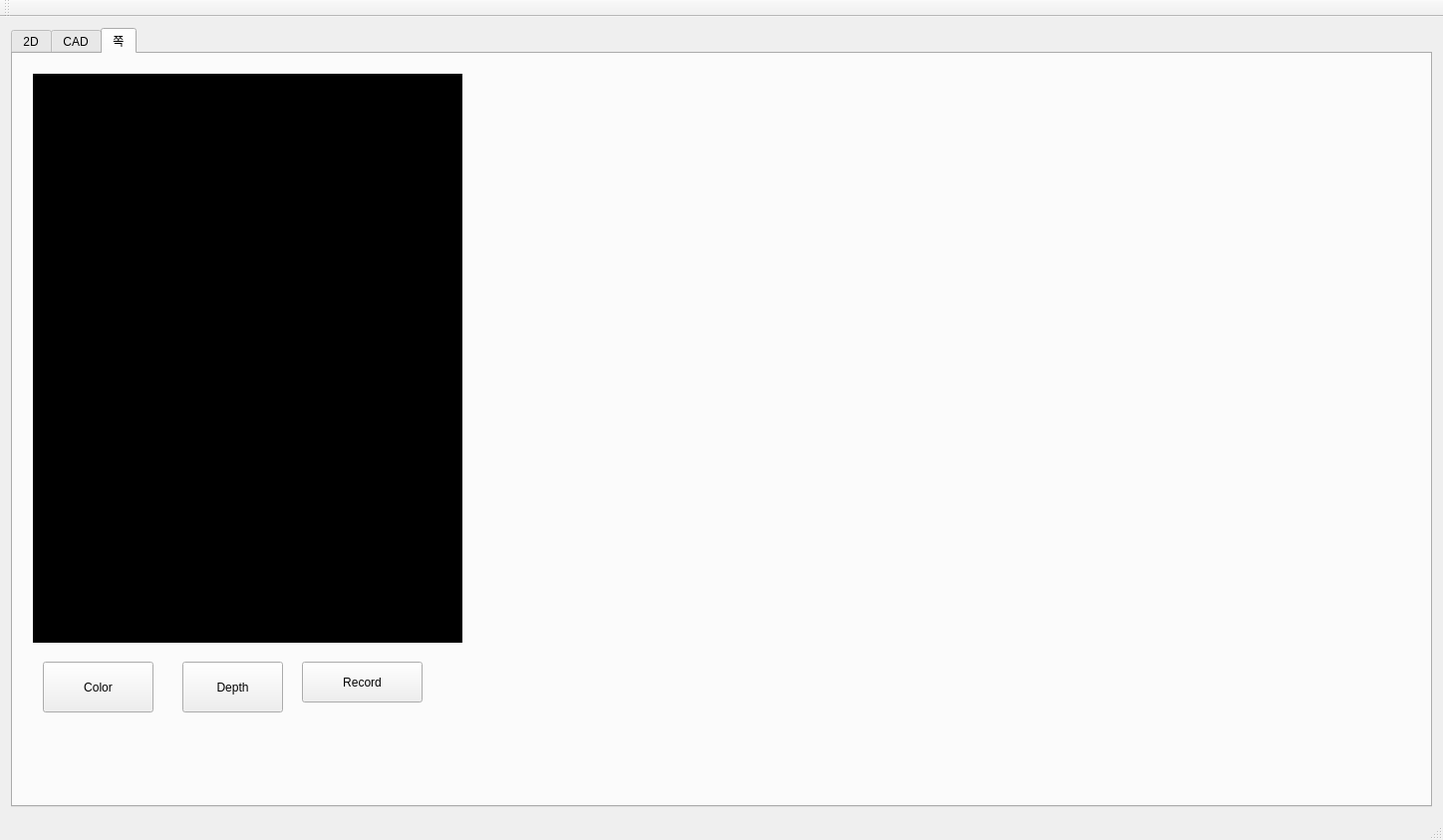
<?xml version="1.0" encoding="UTF-8"?>
<ui version="4.0">
 <class>IOModuleClass</class>
 <widget class="QMainWindow" name="IOModuleClass">
  <property name="geometry">
   <rect>
    <x>0</x>
    <y>0</y>
    <width>1448</width>
    <height>843</height>
   </rect>
  </property>
  <property name="windowTitle">
   <string>IOModule</string>
  </property>
  <widget class="QWidget" name="centralWidget">
   <layout class="QHBoxLayout" name="horizontalLayout">
    <item>
     <widget class="QTabWidget" name="rsWidget">
      <property name="currentIndex">
       <number>2</number>
      </property>
      <widget class="QWidget" name="widget">
       <attribute name="title">
        <string>2D</string>
       </attribute>
       <layout class="QVBoxLayout" name="verticalLayout_2" stretch="1,20,1">
        <item>
         <layout class="QHBoxLayout" name="horizontalLayout_11" stretch="0,5,1">
          <item>
           <widget class="QLabel" name="label">
            <property name="font">
             <font>
              <pointsize>10</pointsize>
              <weight>50</weight>
              <bold>false</bold>
             </font>
            </property>
            <property name="text">
             <string>Path : </string>
            </property>
           </widget>
          </item>
          <item>
           <widget class="QTextBrowser" name="PathEdit_2d">
            <property name="sizePolicy">
             <sizepolicy hsizetype="Ignored" vsizetype="Ignored">
              <horstretch>0</horstretch>
              <verstretch>0</verstretch>
             </sizepolicy>
            </property>
            <property name="verticalScrollBarPolicy">
             <enum>Qt::ScrollBarAlwaysOff</enum>
            </property>
           </widget>
          </item>
          <item>
           <widget class="QPushButton" name="LoadBtn_2d">
            <property name="sizePolicy">
             <sizepolicy hsizetype="Ignored" vsizetype="Ignored">
              <horstretch>0</horstretch>
              <verstretch>0</verstretch>
             </sizepolicy>
            </property>
            <property name="text">
             <string>Load</string>
            </property>
           </widget>
          </item>
         </layout>
        </item>
        <item>
         <widget class="QFrame" name="Viewer_2d">
          <property name="styleSheet">
           <string notr="true">background-color: rgb(0, 0, 0);</string>
          </property>
          <property name="frameShape">
           <enum>QFrame::StyledPanel</enum>
          </property>
          <property name="frameShadow">
           <enum>QFrame::Raised</enum>
          </property>
         </widget>
        </item>
        <item>
         <layout class="QHBoxLayout" name="horizontalLayout_12" stretch="5,1,1">
          <item>
           <spacer name="horizontalSpacer_6">
            <property name="orientation">
             <enum>Qt::Horizontal</enum>
            </property>
            <property name="sizeHint" stdset="0">
             <size>
              <width>368</width>
              <height>20</height>
             </size>
            </property>
           </spacer>
          </item>
          <item>
           <widget class="QPushButton" name="CapSaveBtn_2d">
            <property name="enabled">
             <bool>false</bool>
            </property>
            <property name="sizePolicy">
             <sizepolicy hsizetype="Minimum" vsizetype="Ignored">
              <horstretch>0</horstretch>
              <verstretch>0</verstretch>
             </sizepolicy>
            </property>
            <property name="text">
             <string>Save (Capture)</string>
            </property>
           </widget>
          </item>
          <item>
           <widget class="QPushButton" name="SaveBtn_2d">
            <property name="enabled">
             <bool>false</bool>
            </property>
            <property name="sizePolicy">
             <sizepolicy hsizetype="Ignored" vsizetype="Ignored">
              <horstretch>0</horstretch>
              <verstretch>0</verstretch>
             </sizepolicy>
            </property>
            <property name="text">
             <string>Save (Origin)</string>
            </property>
           </widget>
          </item>
         </layout>
        </item>
       </layout>
      </widget>
      <widget class="QWidget" name="widget_3">
       <attribute name="title">
        <string>CAD</string>
       </attribute>
       <widget class="QFrame" name="Viewer_cad_1">
        <property name="geometry">
         <rect>
          <x>10</x>
          <y>80</y>
          <width>431</width>
          <height>571</height>
         </rect>
        </property>
        <property name="styleSheet">
         <string notr="true">background-color: rgb(0, 0, 0);</string>
        </property>
        <property name="frameShape">
         <enum>QFrame::StyledPanel</enum>
        </property>
        <property name="frameShadow">
         <enum>QFrame::Raised</enum>
        </property>
       </widget>
       <widget class="QFrame" name="Viewer_cad_2">
        <property name="geometry">
         <rect>
          <x>490</x>
          <y>80</y>
          <width>431</width>
          <height>571</height>
         </rect>
        </property>
        <property name="styleSheet">
         <string notr="true">background-color: rgb(0, 0, 0);</string>
        </property>
        <property name="frameShape">
         <enum>QFrame::StyledPanel</enum>
        </property>
        <property name="frameShadow">
         <enum>QFrame::Raised</enum>
        </property>
       </widget>
       <widget class="QFrame" name="Viewer_cad_3">
        <property name="geometry">
         <rect>
          <x>980</x>
          <y>80</y>
          <width>431</width>
          <height>571</height>
         </rect>
        </property>
        <property name="styleSheet">
         <string notr="true">background-color: rgb(0, 0, 0);</string>
        </property>
        <property name="frameShape">
         <enum>QFrame::StyledPanel</enum>
        </property>
        <property name="frameShadow">
         <enum>QFrame::Raised</enum>
        </property>
       </widget>
       <widget class="QPushButton" name="LoadBtn_cad_2">
        <property name="geometry">
         <rect>
          <x>858</x>
          <y>8</y>
          <width>61</width>
          <height>31</height>
         </rect>
        </property>
        <property name="sizePolicy">
         <sizepolicy hsizetype="Ignored" vsizetype="Ignored">
          <horstretch>0</horstretch>
          <verstretch>0</verstretch>
         </sizepolicy>
        </property>
        <property name="maximumSize">
         <size>
          <width>136</width>
          <height>16777215</height>
         </size>
        </property>
        <property name="text">
         <string>Load</string>
        </property>
       </widget>
       <widget class="QTextBrowser" name="PathEdit_cad_2">
        <property name="geometry">
         <rect>
          <x>532</x>
          <y>10</y>
          <width>321</width>
          <height>21</height>
         </rect>
        </property>
        <property name="sizePolicy">
         <sizepolicy hsizetype="Ignored" vsizetype="Ignored">
          <horstretch>0</horstretch>
          <verstretch>0</verstretch>
         </sizepolicy>
        </property>
        <property name="verticalScrollBarPolicy">
         <enum>Qt::ScrollBarAlwaysOff</enum>
        </property>
       </widget>
       <widget class="QFrame" name="frame_2">
        <property name="geometry">
         <rect>
          <x>488</x>
          <y>38</y>
          <width>431</width>
          <height>41</height>
         </rect>
        </property>
        <property name="frameShape">
         <enum>QFrame::StyledPanel</enum>
        </property>
        <property name="frameShadow">
         <enum>QFrame::Plain</enum>
        </property>
        <layout class="QHBoxLayout" name="horizontalLayout_7">
         <item>
          <widget class="QPushButton" name="ViewVertex_2">
           <property name="text">
            <string>Vertex</string>
           </property>
          </widget>
         </item>
         <item>
          <widget class="QPushButton" name="ViewWireFrame_2">
           <property name="text">
            <string>WireFrame</string>
           </property>
          </widget>
         </item>
         <item>
          <widget class="QPushButton" name="ViewFace_2">
           <property name="text">
            <string>Face</string>
           </property>
          </widget>
         </item>
         <item>
          <widget class="QPushButton" name="ViewEdgedFace_2">
           <property name="text">
            <string>EdgedFace</string>
           </property>
          </widget>
         </item>
        </layout>
       </widget>
       <widget class="QLabel" name="label_4">
        <property name="geometry">
         <rect>
          <x>490</x>
          <y>10</y>
          <width>40</width>
          <height>16</height>
         </rect>
        </property>
        <property name="font">
         <font>
          <pointsize>10</pointsize>
         </font>
        </property>
        <property name="text">
         <string>Path : </string>
        </property>
       </widget>
       <widget class="QPushButton" name="LoadBtn_cad_3">
        <property name="geometry">
         <rect>
          <x>1348</x>
          <y>8</y>
          <width>61</width>
          <height>31</height>
         </rect>
        </property>
        <property name="sizePolicy">
         <sizepolicy hsizetype="Ignored" vsizetype="Ignored">
          <horstretch>0</horstretch>
          <verstretch>0</verstretch>
         </sizepolicy>
        </property>
        <property name="maximumSize">
         <size>
          <width>136</width>
          <height>16777215</height>
         </size>
        </property>
        <property name="text">
         <string>Load</string>
        </property>
       </widget>
       <widget class="QTextBrowser" name="PathEdit_cad_3">
        <property name="geometry">
         <rect>
          <x>1022</x>
          <y>10</y>
          <width>321</width>
          <height>21</height>
         </rect>
        </property>
        <property name="sizePolicy">
         <sizepolicy hsizetype="Ignored" vsizetype="Ignored">
          <horstretch>0</horstretch>
          <verstretch>0</verstretch>
         </sizepolicy>
        </property>
        <property name="verticalScrollBarPolicy">
         <enum>Qt::ScrollBarAlwaysOff</enum>
        </property>
       </widget>
       <widget class="QFrame" name="frame_3">
        <property name="geometry">
         <rect>
          <x>978</x>
          <y>38</y>
          <width>431</width>
          <height>41</height>
         </rect>
        </property>
        <property name="frameShape">
         <enum>QFrame::StyledPanel</enum>
        </property>
        <property name="frameShadow">
         <enum>QFrame::Plain</enum>
        </property>
        <layout class="QHBoxLayout" name="horizontalLayout_8">
         <item>
          <widget class="QPushButton" name="ViewVertex_3">
           <property name="text">
            <string>Vertex</string>
           </property>
          </widget>
         </item>
         <item>
          <widget class="QPushButton" name="ViewWireFrame_3">
           <property name="text">
            <string>WireFrame</string>
           </property>
          </widget>
         </item>
         <item>
          <widget class="QPushButton" name="ViewFace_3">
           <property name="text">
            <string>Face</string>
           </property>
          </widget>
         </item>
         <item>
          <widget class="QPushButton" name="ViewEdgedFace_3">
           <property name="text">
            <string>EdgedFace</string>
           </property>
          </widget>
         </item>
        </layout>
       </widget>
       <widget class="QLabel" name="label_5">
        <property name="geometry">
         <rect>
          <x>980</x>
          <y>10</y>
          <width>40</width>
          <height>16</height>
         </rect>
        </property>
        <property name="font">
         <font>
          <pointsize>10</pointsize>
         </font>
        </property>
        <property name="text">
         <string>Path : </string>
        </property>
       </widget>
       <widget class="QFrame" name="frame">
        <property name="geometry">
         <rect>
          <x>10</x>
          <y>30</y>
          <width>431</width>
          <height>41</height>
         </rect>
        </property>
        <property name="frameShape">
         <enum>QFrame::StyledPanel</enum>
        </property>
        <property name="frameShadow">
         <enum>QFrame::Plain</enum>
        </property>
        <layout class="QHBoxLayout" name="horizontalLayout_2">
         <item>
          <widget class="QPushButton" name="ViewVertex_1">
           <property name="text">
            <string>Vertex</string>
           </property>
          </widget>
         </item>
         <item>
          <widget class="QPushButton" name="ViewWireFrame_1">
           <property name="text">
            <string>WireFrame</string>
           </property>
          </widget>
         </item>
         <item>
          <widget class="QPushButton" name="ViewFace_1">
           <property name="text">
            <string>Face</string>
           </property>
          </widget>
         </item>
         <item>
          <widget class="QPushButton" name="ViewEdgedFace_1">
           <property name="text">
            <string>EdgedFace</string>
           </property>
          </widget>
         </item>
        </layout>
       </widget>
       <widget class="QLabel" name="label_3">
        <property name="geometry">
         <rect>
          <x>12</x>
          <y>2</y>
          <width>40</width>
          <height>16</height>
         </rect>
        </property>
        <property name="font">
         <font>
          <pointsize>10</pointsize>
         </font>
        </property>
        <property name="text">
         <string>Path : </string>
        </property>
       </widget>
       <widget class="QTextBrowser" name="PathEdit_cad_1">
        <property name="geometry">
         <rect>
          <x>54</x>
          <y>2</y>
          <width>321</width>
          <height>21</height>
         </rect>
        </property>
        <property name="sizePolicy">
         <sizepolicy hsizetype="Ignored" vsizetype="Ignored">
          <horstretch>0</horstretch>
          <verstretch>0</verstretch>
         </sizepolicy>
        </property>
        <property name="verticalScrollBarPolicy">
         <enum>Qt::ScrollBarAlwaysOff</enum>
        </property>
       </widget>
       <widget class="QPushButton" name="LoadBtn_cad_1">
        <property name="geometry">
         <rect>
          <x>380</x>
          <y>0</y>
          <width>61</width>
          <height>31</height>
         </rect>
        </property>
        <property name="sizePolicy">
         <sizepolicy hsizetype="Ignored" vsizetype="Ignored">
          <horstretch>0</horstretch>
          <verstretch>0</verstretch>
         </sizepolicy>
        </property>
        <property name="maximumSize">
         <size>
          <width>136</width>
          <height>16777215</height>
         </size>
        </property>
        <property name="text">
         <string>Load</string>
        </property>
       </widget>
       <widget class="QSplitter" name="splitter_3">
        <property name="geometry">
         <rect>
          <x>980</x>
          <y>660</y>
          <width>431</width>
          <height>41</height>
         </rect>
        </property>
        <property name="orientation">
         <enum>Qt::Horizontal</enum>
        </property>
        <widget class="QPushButton" name="DefaultBtn_3">
         <property name="text">
          <string>Default</string>
         </property>
        </widget>
        <widget class="QPushButton" name="LandMarkBtn_3">
         <property name="text">
          <string>LandMark</string>
         </property>
        </widget>
        <widget class="QPushButton" name="ToOrignBtn_3">
         <property name="text">
          <string>처음으로...</string>
         </property>
        </widget>
        <widget class="QPushButton" name="CapSaveBtn_cad_3">
         <property name="enabled">
          <bool>false</bool>
         </property>
         <property name="sizePolicy">
          <sizepolicy hsizetype="Minimum" vsizetype="Ignored">
           <horstretch>0</horstretch>
           <verstretch>0</verstretch>
          </sizepolicy>
         </property>
         <property name="text">
          <string>Save (Capture)</string>
         </property>
        </widget>
        <widget class="QPushButton" name="SaveBtn_cad_3">
         <property name="enabled">
          <bool>false</bool>
         </property>
         <property name="sizePolicy">
          <sizepolicy hsizetype="Ignored" vsizetype="Ignored">
           <horstretch>0</horstretch>
           <verstretch>0</verstretch>
          </sizepolicy>
         </property>
         <property name="text">
          <string>Save (Origin)</string>
         </property>
        </widget>
       </widget>
       <widget class="QSplitter" name="splitter_2">
        <property name="geometry">
         <rect>
          <x>490</x>
          <y>660</y>
          <width>431</width>
          <height>41</height>
         </rect>
        </property>
        <property name="orientation">
         <enum>Qt::Horizontal</enum>
        </property>
        <widget class="QPushButton" name="DefaultBtn_2">
         <property name="text">
          <string>Default</string>
         </property>
        </widget>
        <widget class="QPushButton" name="LandMarkBtn_2">
         <property name="text">
          <string>LandMark</string>
         </property>
        </widget>
        <widget class="QPushButton" name="ToOrignBtn_2">
         <property name="text">
          <string>처음으로...</string>
         </property>
        </widget>
        <widget class="QPushButton" name="CapSaveBtn_cad_2">
         <property name="enabled">
          <bool>false</bool>
         </property>
         <property name="sizePolicy">
          <sizepolicy hsizetype="Minimum" vsizetype="Ignored">
           <horstretch>0</horstretch>
           <verstretch>0</verstretch>
          </sizepolicy>
         </property>
         <property name="text">
          <string>Save (Capture)</string>
         </property>
        </widget>
        <widget class="QPushButton" name="SaveBtn_cad_2">
         <property name="enabled">
          <bool>false</bool>
         </property>
         <property name="sizePolicy">
          <sizepolicy hsizetype="Ignored" vsizetype="Ignored">
           <horstretch>0</horstretch>
           <verstretch>0</verstretch>
          </sizepolicy>
         </property>
         <property name="text">
          <string>Save (Origin)</string>
         </property>
        </widget>
       </widget>
       <widget class="QSplitter" name="splitter_1">
        <property name="geometry">
         <rect>
          <x>10</x>
          <y>660</y>
          <width>431</width>
          <height>41</height>
         </rect>
        </property>
        <property name="orientation">
         <enum>Qt::Horizontal</enum>
        </property>
        <widget class="QPushButton" name="DefaultBtn_1">
         <property name="text">
          <string>Default</string>
         </property>
        </widget>
        <widget class="QPushButton" name="LandMarkBtn_1">
         <property name="text">
          <string>LandMark</string>
         </property>
        </widget>
        <widget class="QPushButton" name="ToOrignBtn_1">
         <property name="text">
          <string>처음으로...</string>
         </property>
        </widget>
        <widget class="QPushButton" name="CapSaveBtn_cad_1">
         <property name="enabled">
          <bool>false</bool>
         </property>
         <property name="sizePolicy">
          <sizepolicy hsizetype="Minimum" vsizetype="Ignored">
           <horstretch>0</horstretch>
           <verstretch>0</verstretch>
          </sizepolicy>
         </property>
         <property name="text">
          <string>Save (Capture)</string>
         </property>
        </widget>
        <widget class="QPushButton" name="SaveBtn_cad_1">
         <property name="enabled">
          <bool>false</bool>
         </property>
         <property name="sizePolicy">
          <sizepolicy hsizetype="Ignored" vsizetype="Ignored">
           <horstretch>0</horstretch>
           <verstretch>0</verstretch>
          </sizepolicy>
         </property>
         <property name="text">
          <string>Save (Origin)</string>
         </property>
        </widget>
       </widget>
       <widget class="QPushButton" name="AlignBtn">
        <property name="geometry">
         <rect>
          <x>490</x>
          <y>710</y>
          <width>101</width>
          <height>31</height>
         </rect>
        </property>
        <property name="text">
         <string>Align</string>
        </property>
       </widget>
      </widget>
      <widget class="QWidget" name="tab">
       <attribute name="title">
        <string>쪽</string>
       </attribute>
       <widget class="QFrame" name="Viewer_cad_RS">
        <property name="geometry">
         <rect>
          <x>20</x>
          <y>20</y>
          <width>431</width>
          <height>571</height>
         </rect>
        </property>
        <property name="styleSheet">
         <string notr="true">background-color: rgb(0, 0, 0);</string>
        </property>
        <property name="frameShape">
         <enum>QFrame::StyledPanel</enum>
        </property>
        <property name="frameShadow">
         <enum>QFrame::Raised</enum>
        </property>
       </widget>
       <widget class="QPushButton" name="CapColBtn">
        <property name="geometry">
         <rect>
          <x>30</x>
          <y>610</y>
          <width>111</width>
          <height>51</height>
         </rect>
        </property>
        <property name="text">
         <string>Color</string>
        </property>
       </widget>
       <widget class="QPushButton" name="CapDepBtn">
        <property name="geometry">
         <rect>
          <x>170</x>
          <y>610</y>
          <width>101</width>
          <height>51</height>
         </rect>
        </property>
        <property name="text">
         <string>Depth</string>
        </property>
       </widget>
       <widget class="QPushButton" name="RecordBtn">
        <property name="geometry">
         <rect>
          <x>290</x>
          <y>610</y>
          <width>121</width>
          <height>41</height>
         </rect>
        </property>
        <property name="text">
         <string>Record</string>
        </property>
       </widget>
      </widget>
     </widget>
    </item>
   </layout>
  </widget>
  <widget class="QMenuBar" name="menuBar">
   <property name="geometry">
    <rect>
     <x>0</x>
     <y>0</y>
     <width>1448</width>
     <height>21</height>
    </rect>
   </property>
  </widget>
  <widget class="QToolBar" name="mainToolBar">
   <attribute name="toolBarArea">
    <enum>TopToolBarArea</enum>
   </attribute>
   <attribute name="toolBarBreak">
    <bool>false</bool>
   </attribute>
  </widget>
  <widget class="QStatusBar" name="statusBar"/>
 </widget>
 <layoutdefault spacing="6" margin="11"/>
 <tabstops>
  <tabstop>LoadBtn_2d</tabstop>
  <tabstop>CapSaveBtn_2d</tabstop>
  <tabstop>SaveBtn_2d</tabstop>
  <tabstop>PathEdit_cad_1</tabstop>
  <tabstop>LoadBtn_cad_1</tabstop>
  <tabstop>ViewVertex_1</tabstop>
  <tabstop>ViewWireFrame_1</tabstop>
  <tabstop>ViewFace_1</tabstop>
  <tabstop>ViewEdgedFace_1</tabstop>
  <tabstop>CapSaveBtn_cad_1</tabstop>
  <tabstop>SaveBtn_cad_1</tabstop>
  <tabstop>PathEdit_2d</tabstop>
 </tabstops>
 <resources>
  <include location="iomodule.qrc"/>
 </resources>
 <connections/>
 <slots>
  <slot>slotTabChanged(int)</slot>
 </slots>
</ui>
